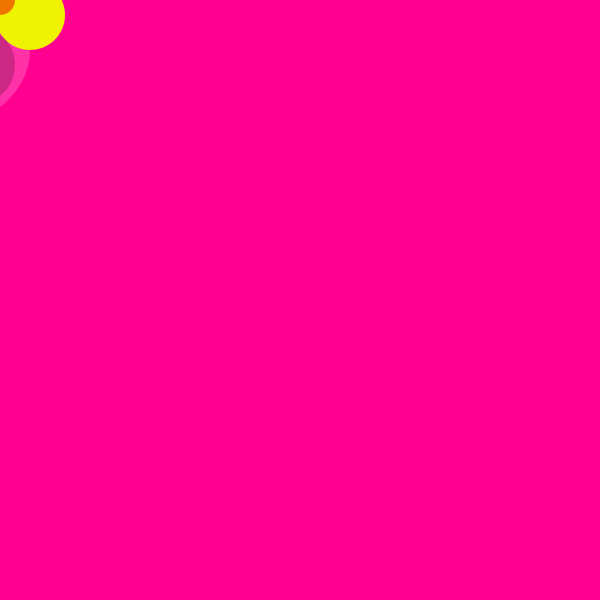
Frame 1 (no input)
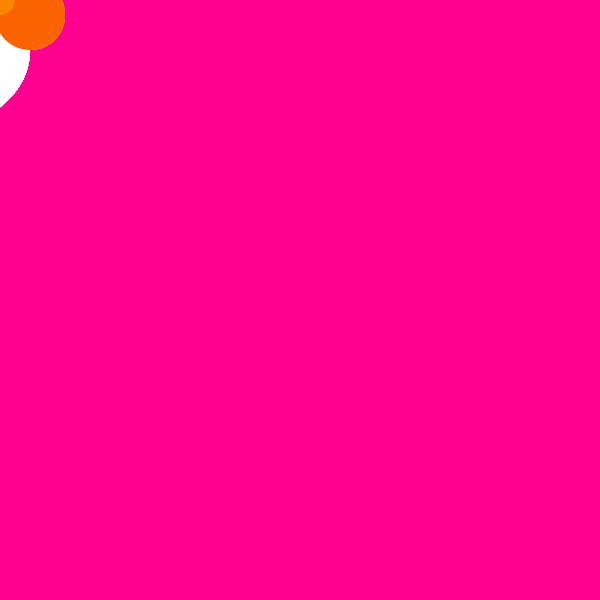
Frame 60 (the mouse pressed at the canvas centre just before this capture)
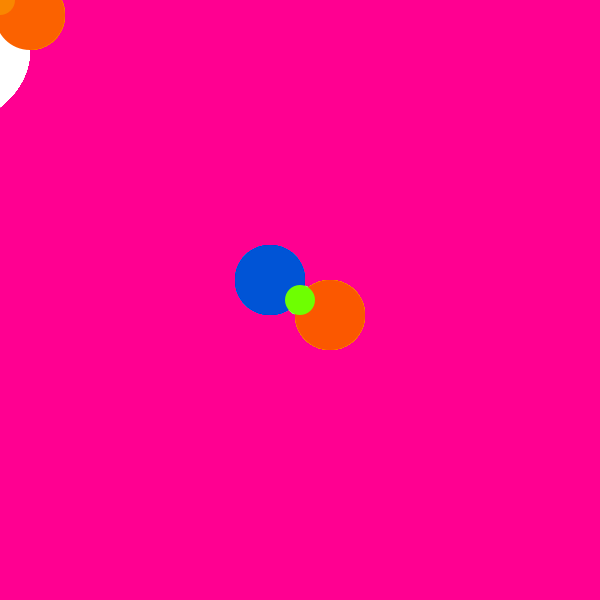
Frame 120 (the mouse held since frame 60 and released just before this capture)

The Processing sketch that drew these frames (run headless with seeded random() and noise(); from frame 60 on, the mouse is pressed at the canvas centre):

// Processing sketch: processing_74717
// ── processing_74717.pde




Kitty myKitty;

void setup() {
  size(600,600);
   background(255,0,145);
  myKitty = new Kitty(0,0);


  smooth();
  
}

void draw() {
  
   

 
  myKitty.move();
  myKitty.display();
  

}

class Kitty { 
  color c;
 
  float kittysize;
  float x;
  float y;
  float speed;
  int colorstep; 

  Kitty(float tempXpos, float tempYpos) { 
    c = 0;
    
    kittysize = 10.;

    speed =40; 
    colorstep = 50;
  }

  void display() {
  noStroke();
  

//ear
fill(255,c);//徒顏色
beginShape();//三點組成三角形
vertex(mouseX-180,mouseY-50);
vertex(mouseX-120,mouseY-20);
vertex(mouseX-160,mouseY+15);
endShape(CLOSE);



//ear
fill(255,c);
beginShape();
vertex(mouseX-25,mouseY-20);
vertex(mouseX+40,mouseY-50);
vertex(mouseX+22,mouseY+15);
endShape(CLOSE);
//face
fill(255,255,255,c);
ellipse(mouseX-70,mouseY+50,200,160);


//nose
fill(255,252,0,c);
ellipse(mouseX-70,mouseY+80,20,15);
//butterfly circle

fill(random(234,255),random(255),0);
ellipse(mouseX+30,mouseY+15,70,70);
 
if(mousePressed) fill(0,random(0,240),random(204,255));
else fill(random(234,255),random(255),0);
ellipse(mouseX-30,mouseY-20,70,70);
 
if(mousePressed) fill(random(0,255),255,random(0,255));
else fill(random(234,255),random(255),0);
 
ellipse(mouseX,mouseY,30,30);


//eyes
fill(0,0,0,c);
ellipse(mouseX-120,mouseY+65,20+kittysize,25+kittysize);
ellipse(mouseX-20,mouseY+65,20+kittysize,25+kittysize);
}
  void move() {
    kittysize= kittysize + speed;
    if(mousePressed) kittysize=random(0,0.5);
    else
    if(kittysize > 30. || kittysize< 20) {
      speed = speed * random(0.9, 1.1); 
      speed = speed * -1;
 
      

  c = c + colorstep; 
    }
    if(mousePressed) c=0;
    else
    if(c > 255) c = c; 
    
 
  }
}
